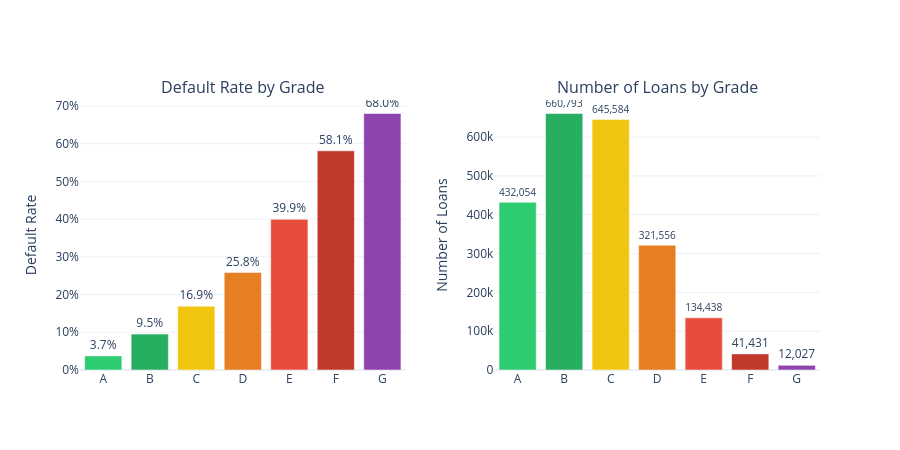

Notebook code cell kept with this figure:
### Code cell
# default rate visualization
colors = ['#2ecc71', '#27ae60', '#f1c40f', '#e67e22', '#e74c3c', '#c0392b', '#8e44ad']
total_loans = grade_stats['n_total']

fig = make_subplots(
    rows=1, cols=2,
    subplot_titles=("Default Rate by Grade", "Number of Loans by Grade"),
    horizontal_spacing=0.12
)

# Left panel: default rate
fig.add_trace(
    go.Bar(
        x=grade_stats.index,
        y=grade_stats['pd_empirical'],
        marker_color=colors[:len(grade_stats)],
        text=[f"{pd:.1%}" for pd in grade_stats['pd_empirical']],
        textposition='outside',
        name='Default Rate'
    ), row=1, col=1
)

# Right panel: total loan counts
fig.add_trace(
    go.Bar(
        x=grade_stats.index,
        y=total_loans,
        marker_color=colors[:len(grade_stats)],
        text=[f"{n:,.0f}" for n in total_loans],
        textposition='outside',
        name='# Loans'
    ), row=1, col=2
)

fig.update_yaxes(title_text="Default Rate", tickformat=".0%", row=1, col=1)
fig.update_yaxes(title_text="Number of Loans", row=1, col=2)
fig.update_layout(
    template="plotly_white", showlegend=False, height=450
)
fig.show()

### Figure 1 — Plotly figure (JSON) as saved in the notebook; plotly's stock layout.template omitted (floating-point values rounded to 4 significant figures)
{"data": [{"marker": {"color": ["#2ecc71", "#27ae60", "#f1c40f", "#e67e22", "#e74c3c", "#c0392b", "#8e44ad"]}, "name": "Default Rate", "text": ["3.7%", "9.5%", "16.9%", "25.8%", "39.9%", "58.1%", "68.0%"], "textposition": "outside", "type": "bar", "x": ["A", "B", "C", "D", "E", "F", "G"], "xaxis": "x", "y": [0.0373, 0.09522, 0.1691, 0.2584, 0.3993, 0.581, 0.68], "yaxis": "y"}, {"marker": {"color": ["#2ecc71", "#27ae60", "#f1c40f", "#e67e22", "#e74c3c", "#c0392b", "#8e44ad"]}, "name": "# Loans", "text": ["432,054", "660,793", "645,584", "321,556", "134,438", "41,431", "12,027"], "textposition": "outside", "type": "bar", "x": ["A", "B", "C", "D", "E", "F", "G"], "xaxis": "x2", "y": [432054, 660793, 645584, 321556, 134438, 41431, 12027], "yaxis": "y2"}], "layout": {"annotations": [{"font": {"size": 16}, "showarrow": false, "text": "Default Rate by Grade", "x": 0.22, "xanchor": "center", "xref": "paper", "y": 1, "yanchor": "bottom", "yref": "paper"}, {"font": {"size": 16}, "showarrow": false, "text": "Number of Loans by Grade", "x": 0.78, "xanchor": "center", "xref": "paper", "y": 1, "yanchor": "bottom", "yref": "paper"}], "height": 450, "showlegend": false, "xaxis": {"anchor": "y", "domain": [0, 0.44]}, "xaxis2": {"anchor": "y2", "domain": [0.56, 1]}, "yaxis": {"anchor": "x", "domain": [0, 1], "tickformat": ".0%", "title": {"text": "Default Rate"}}, "yaxis2": {"anchor": "x2", "domain": [0, 1], "title": {"text": "Number of Loans"}}}}
